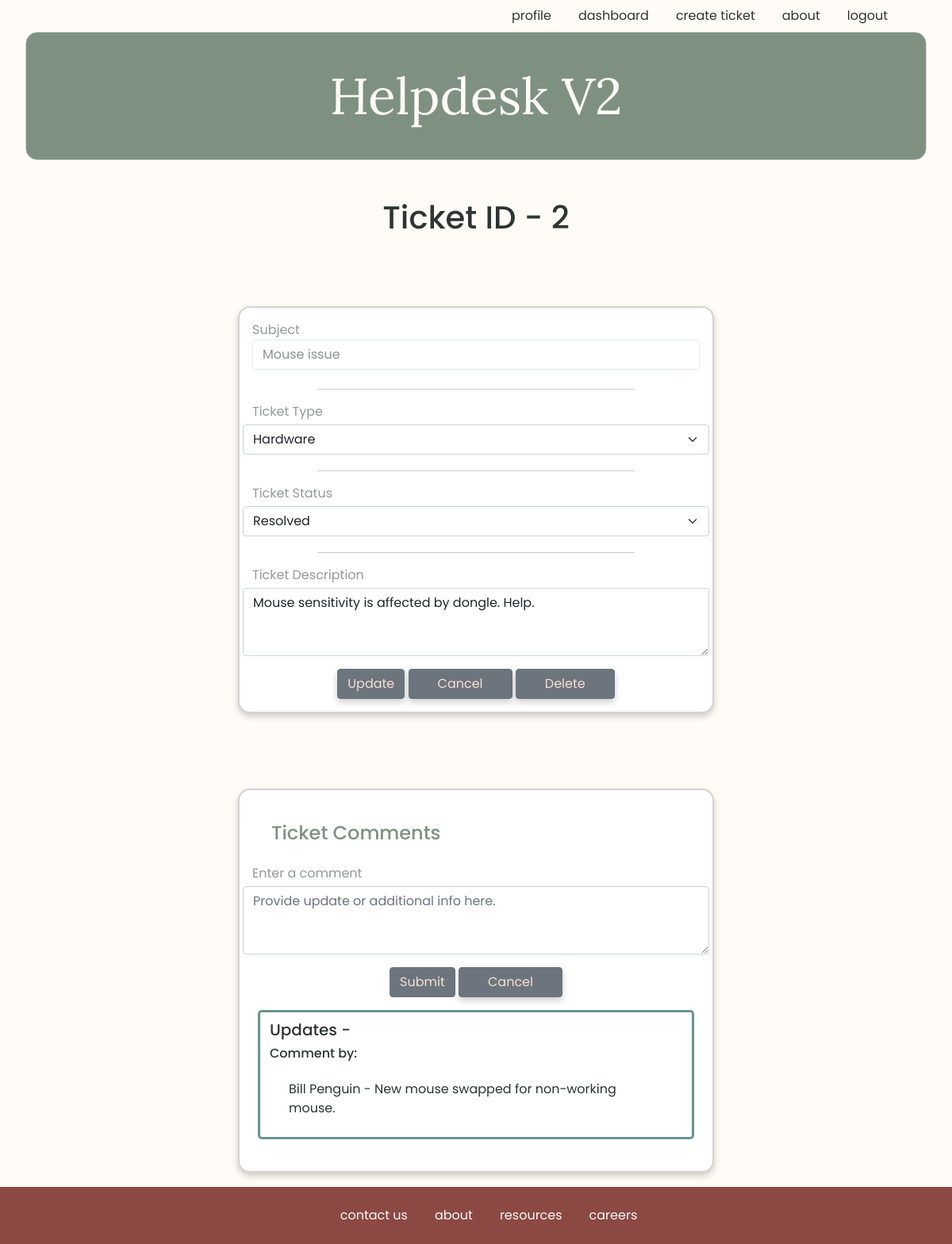
Before: /ticket/2/edit (signed in) with the older database file.
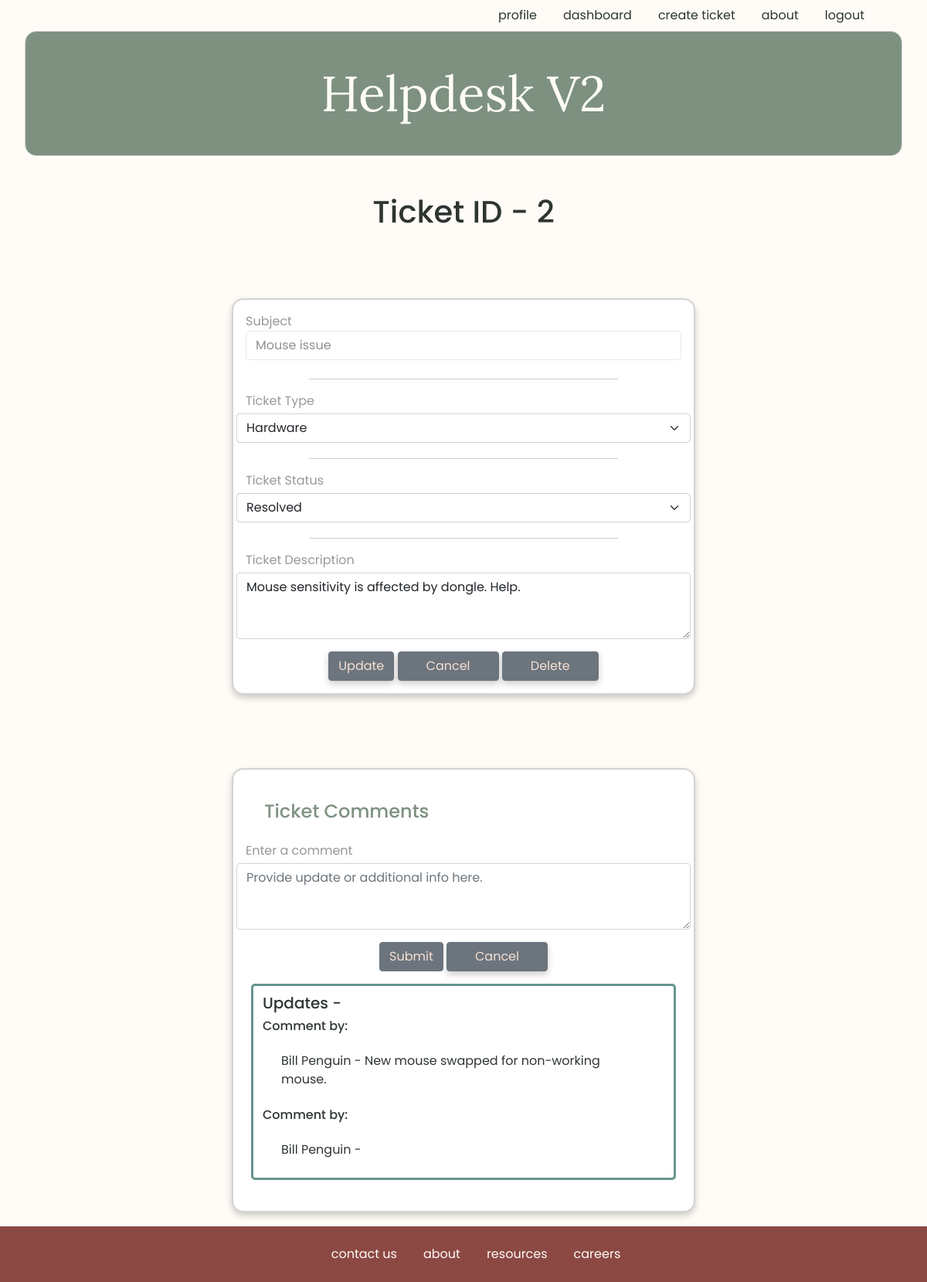
After: the same page with the newer database file.
### users/models.py (models this page shows)
class Comment(models.Model):
    comment = models.CharField(max_length=255)
    poster = models.ForeignKey(User, related_name='user_comments', on_delete=models.CASCADE)
    ticket = models.ForeignKey(Ticket, related_name="post_comments", on_delete=models.CASCADE)
    created_at = models.DateTimeField(auto_now_add=True)

class User(models.Model):
    first_name = models.CharField(max_length=255)
    last_name = models.CharField(max_length=255)
    email = models.CharField(max_length=255)
    password = models.TextField()
    created_at = models.DateTimeField(auto_now_add=True)
    updated_at = models.DateTimeField(auto_now=True)
    objects = UserManager()

### users/views.py (the view)
# urls.py: path('ticket/<int:ticket_id>/edit', views.edit_ticket),
def edit_ticket(request, ticket_id):
    if 'user_id' not in request.session:
        return redirect('/')
    context = {
        "ticket": Ticket.objects.get(id=ticket_id)
    }
    return render(request, "ticket-details.html", context)

### users/templates/ticket-details.html (shortened to what this page needs)
{% include 'logged_navbar.html'%}
<h1 class="text-center m-5">Ticket ID - {{ticket.id}}</h1>
<div class="ticket-container">
    <div class="card mx-auto" style="width:600px">
        <div class="card-body">
            <form action="/ticket/{{ticket.id}}/update" method="POST">
                <div class="form-group row">
                    <label for="subject">Subject <input type="text" name="subject" class="form-control" value="{{ticket.subject}}"></label>
                </div>
                <hr />
                <div class="form-group row">
                    <label for="ticket_type">Ticket Type</label>
                    <select class="form-select" aria-label="Default select example" name="ticket_type">
                        <option selected>{{ticket.ticket_type}}</option>
                    </select>
                </div>
                <hr />
                <div class="form-group row">
                    <label for="ticket_status">Ticket Status</label>
                    <select class="form-select" aria-label="Default select example" name="ticket_status">
                        <option selected>{{ticket.ticket_status}}</option>
                    </select>
                </div>
                <hr />
                <div class="form-group row">
                    <label for="ticket_description">Ticket Description</label><textarea type="text" name="ticket_description" class="form-control" placeholder="Ticket Description" rows="3">{{ticket.ticket_description}}</textarea>
                </div>
                <div class="col text-center mt-3">
                    <button type="submit" class="btn btn-secondary">Update</button>
                    <button class="btn btn-secondary" href="/dashboard"><a href="/dashboard" style="color: #F8E0D3;">Cancel</a></button>
                    <button class="btn btn-secondary" href="/dashboard"><a href="/ticket/{{ticket.id}}/delete" style="color: #F8E0D3;">Delete</a></button>
                </div>
            </form>
        </div>
    </div>
</div>
<div>
    <div class="comment-form-container">
        <div class="card mx auto" style="width:600px">
            <div class="card-body">
                <h4>Ticket Comments</h4>
                <form action="/add_comment/{{ticket.id}}/" method="POST">
                <div class="form-group row">
                    <label for="comment">Enter a comment</label><textarea type="text" name="comment" class="form-control sm" placeholder="Provide update or additional info here." rows="3"></textarea>
                </div>
                <div class="col text-center mt-3">
                    <input type="submit" value="Submit" class="btn btn-secondary">
                    <button class="btn btn-secondary"><a href="/ticket/{{ticket.id}}/edit" style="color: #F8E0D3;">Cancel</a></button>
                </div>
                </form>
            </div>
            <div class="comment-display-container container mx auto">
                    <h5>Updates - </h5>
                {%for comment in ticket.post_comments.all%}
                    <h6>Comment by: </h6>
                    <p>{{comment.poster.first_name}} {{comment.poster.last_name}} -
                    {{ comment.comment}}</p>
                {% endfor %}
            </div>
        </div>
    </div>
</div>
{% include 'footer.html'%}

Changed rows visible on the page:
added Comment: poster.first_name "Bill", poster.last_name "Penguin"
